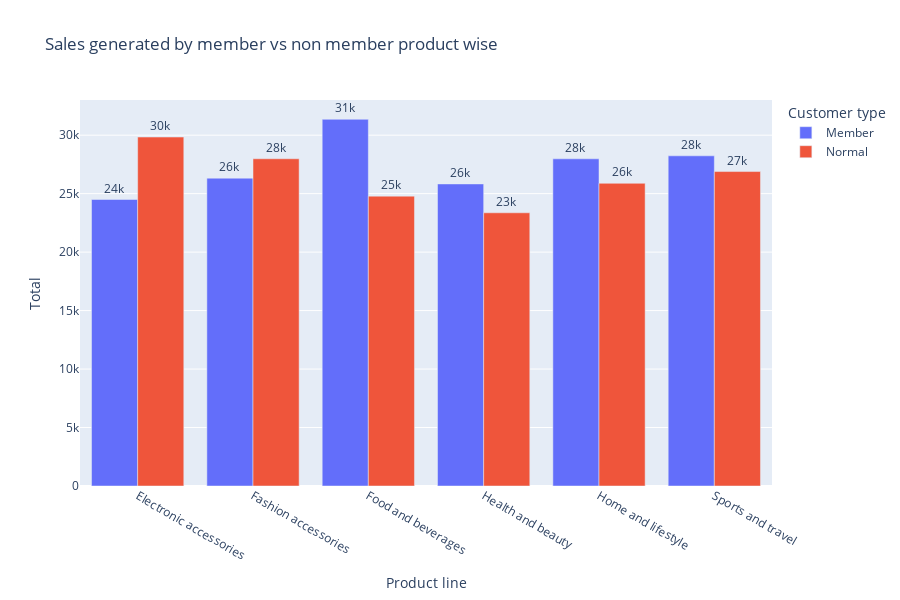

Notebook code cell kept with this figure:
### Markdown cell above
### Sales generated from various product lines by members vs non members

### Code cell
fig = px.bar(df_product_ctype , x='Product line', y='Total', color = 'Customer type' , barmode='group', height=600,
            title = 'Sales generated by member vs non member product wise', text='Total')
fig.update_traces(texttemplate='%{text:.2s}', textposition='outside')
fig.show()

### Figure 1 — Plotly figure (JSON) as saved in the notebook; plotly's stock layout.template omitted (floating-point values rounded to 4 significant figures)
{"data": [{"alignmentgroup": "True", "hovertemplate": "Customer type=Member<br>Product line=%{x}<br>Total=%{text}<extra></extra>", "legendgroup": "Member", "marker": {"color": "#636efa"}, "name": "Member", "offsetgroup": "Member", "orientation": "v", "showlegend": true, "text": [24500.0, 26320.0, 31360.0, 25830.0, 27980.0, 28230.0], "textposition": "outside", "texttemplate": "%{text:.2s}", "type": "bar", "x": ["Electronic accessories", "Fashion accessories", "Food and beverages", "Health and beauty", "Home and lifestyle", "Sports and travel"], "xaxis": "x", "y": [24500.0, 26320.0, 31360.0, 25830.0, 27980.0, 28230.0], "yaxis": "y"}, {"alignmentgroup": "True", "hovertemplate": "Customer type=Normal<br>Product line=%{x}<br>Total=%{text}<extra></extra>", "legendgroup": "Normal", "marker": {"color": "#EF553B"}, "name": "Normal", "offsetgroup": "Normal", "orientation": "v", "showlegend": true, "text": [29840.0, 27980.0, 24790.0, 23360.0, 25880.0, 26890.0], "textposition": "outside", "texttemplate": "%{text:.2s}", "type": "bar", "x": ["Electronic accessories", "Fashion accessories", "Food and beverages", "Health and beauty", "Home and lifestyle", "Sports and travel"], "xaxis": "x", "y": [29840.0, 27980.0, 24790.0, 23360.0, 25880.0, 26890.0], "yaxis": "y"}], "layout": {"barmode": "group", "height": 600, "legend": {"title": {"text": "Customer type"}, "tracegroupgap": 0}, "title": {"text": "Sales generated by member vs non member product wise"}, "xaxis": {"anchor": "y", "domain": [0, 1], "title": {"text": "Product line"}}, "yaxis": {"anchor": "x", "domain": [0, 1], "title": {"text": "Total"}}}}
